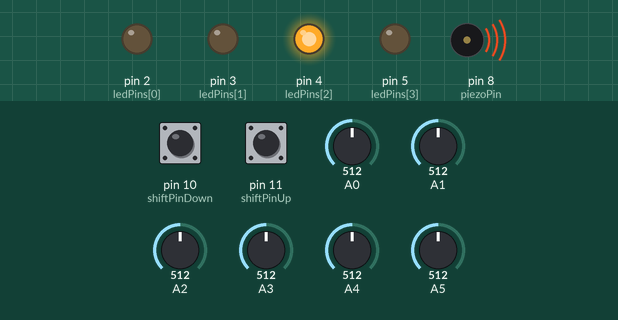
Bench run of a sketch on a simulated Arduino Uno, built with avr-gcc and run on an emulated ATmega328P. Shown: output pins drawn as LEDs (lit = HIGH), buzzer (waves = sounding). Dashed ring = blinking. Inputs (shaded band) come from the test bench; at power-on: A4 = 512, A0 = 512, pin 10 (shiftPinDown) LOW, pin 11 (shiftPinUp) LOW, A1 = 512, A2 = 512, A3 = 512, A5 = 512.

Above: at 1.3 s.
1.4 s: A4 set to 90
At 2.2 s:
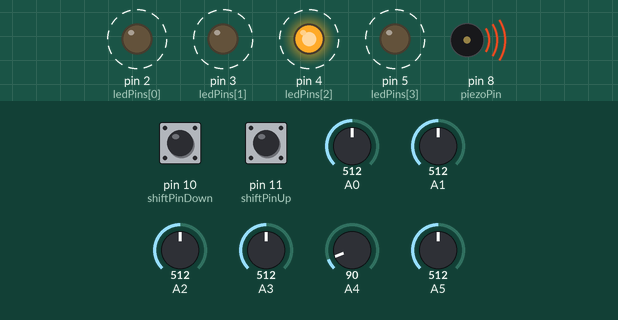
4.9 s: A0 set to 105
At 5.8 s:
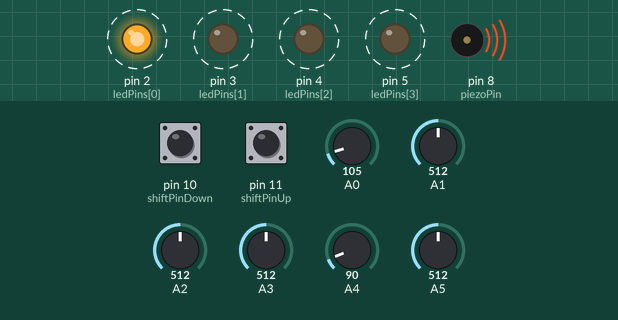
8.4 s: A0 set to 95
At 8.9 s:
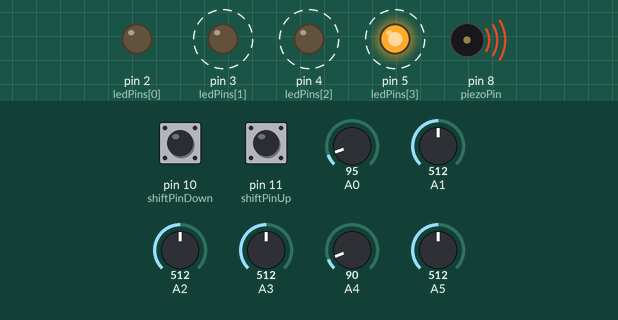
11.9 s: A0 set to 210
At 12.9 s:
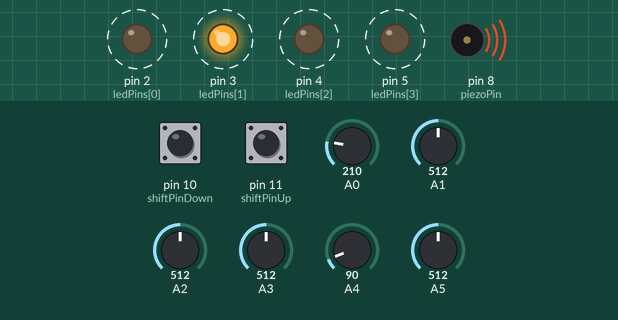
15.4 s: A0 set to 90
At 16.0 s:
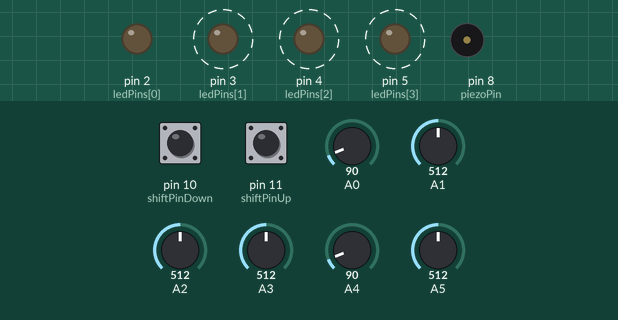
18.9 s: A4 set to 30
At 19.65 s:
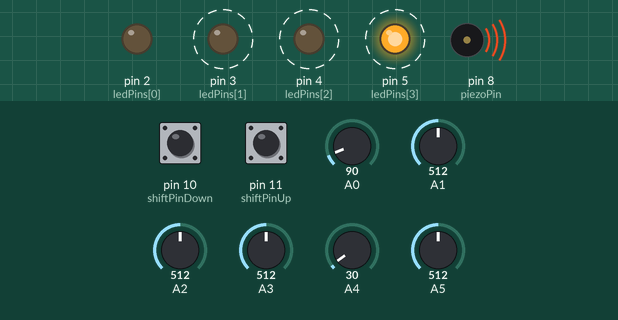
Timing chart, 0 to 23.4 s (numbered marks = the images above; inputs shaded):
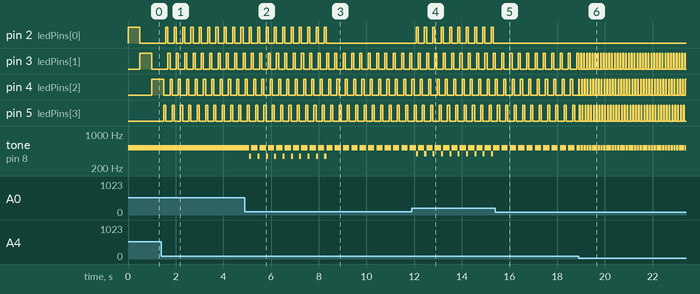

The sketch:

tone_sequence.ino
```cpp
// (licence header left out)
byte tonePots[] = {A0, A1, A2, A3};
const byte numPots = 4;
byte ledPins[] = {2, 3, 4, 5};
const byte numLeds = 4;
int piezoPin = 8;

int regStatus = 1;

int shiftPinUp = 11;
int shiftPinDown = 10;

// Chord


int bassreg[4][8] = {
  {131, 147, 165, 175, 196, 220, 247, 262}, // C
  {175, 196, 220, 233, 262, 294, 330, 349}, // F
  {196, 220, 233, 262, 294, 330, 370, 392}, // G
  {220, 247, 262, 294, 330, 349, 392, 440}  // Am
};

int medreg[4][8] = {
  {262, 294, 330, 349, 392, 440, 494, 523}, // C
  {349, 392, 440, 466, 523, 587, 659, 698}, // F
  {392, 440, 494, 523, 587, 659, 740, 784}, // G
  {440, 494, 523, 587, 659, 698, 784, 880}  // Am
};

int trebreg[4][8] = {
  {523, 587, 659, 698, 784, 880, 988, 1047}, // C
  {698, 784, 880, 932, 1047, 1175, 1319, 1397}, // F
  {784, 880, 988, 1047, 1175, 1319, 1480, 1568 }, // G
  {880, 988, 1047, 1175, 1319, 1397, 1568, 1760 }  // Am
};

// Set delay between notes (tempo)
int rest = 1000;

void setup() {

  pinMode(shiftPinUp, INPUT);
  pinMode(shiftPinDown, INPUT);

  for (int ledPin = 0; ledPin < numLeds; ledPin ++) {
    pinMode(ledPins[ledPin], OUTPUT);

  }
}


void loop() {
// Reads each input and dispatches to functions

  for (int thisPin = 0; thisPin < numPots; thisPin++) {
    int restValue = analogRead(A4);
    rest = map(restValue, 0, 1023, 0, 1000);
    int sensorValue = analogRead(thisPin);
    if (sensorValue >= 100) {
      digitalWrite(ledPins[thisPin], HIGH);
      int chordValue = analogRead(A5);
      int chord = map(chordValue, 0, 1023, 0, 3);

    int upshift = digitalRead(shiftPinUp);
    int downshift = digitalRead(shiftPinDown);;

    if (upshift == HIGH) {
      if (chord == 0) {
        playTone(sensorValue, rest, trebreg[0]);
      }
      else if (chord == 1) {
          playTone(sensorValue, rest, trebreg[1]);
      }
      else if (chord == 2) {
          playTone(sensorValue, rest, trebreg[2]);
      }
      else if (chord == 3) {
          playTone(sensorValue, rest, trebreg[3]);
      }
      delay(rest);
      digitalWrite(ledPins[thisPin], LOW);
    }

    else if (downshift == HIGH) {
            if (chord == 0) {
        playTone(sensorValue, rest, bassreg[0]);
      }
      else if (chord == 1) {
          playTone(sensorValue, rest, bassreg[1]);
      }
      else if (chord == 2) {
          playTone(sensorValue, rest, bassreg[2]);
      }
      else if (chord == 3) {
          playTone(sensorValue, rest, bassreg[3]);
      }
      delay(rest);
      digitalWrite(ledPins[thisPin], LOW);
    }

    else {

// Selects register based on A5 value
      if (chord == 0) {
        playTone(sensorValue, rest, medreg[0]);
      }
      else if (chord == 1) {
          playTone(sensorValue, rest, medreg[1]);
      }
      else if (chord == 2) {
          playTone(sensorValue, rest, medreg[2]);
      }
      else if (chord == 3) {
          playTone(sensorValue, rest, medreg[3]);
      }
      delay(rest);
      digitalWrite(ledPins[thisPin], LOW);
    }
    }
    else {
      delay(rest);
    }
    }
}


void playTone(int sensorValue, int rest, int chord[9]) {
// Play the relevant tone

  if (sensorValue >= 100 && sensorValue < 200) {
    tone(piezoPin, chord[0], rest);
  }

  else if (sensorValue >= 200 && sensorValue < 300) {
    tone(piezoPin, chord[1], rest);
  }

  else if (sensorValue >= 300 && sensorValue < 400) {
    tone(piezoPin, chord[2], rest);
  }

  else if (sensorValue >= 400 && sensorValue < 500) {
    tone(piezoPin, chord[3], rest);
  }

  else if (sensorValue >= 500 && sensorValue < 600) {
    tone(piezoPin, chord[4], rest);
  }

  else if (sensorValue >= 600 && sensorValue < 700) {
    tone(piezoPin, chord[5], rest);
  }

  else if (sensorValue >= 700 && sensorValue < 800) {
    tone(piezoPin, chord[6], rest);
  }

  else if (sensorValue >= 800) {
    tone(piezoPin, chord[7], rest);
  }

}
```

Measured:
- the behaviour switches between 100 and 99 on A0 (found by bisection; images 2 and 3)
- after the input at 1.4 s, pin 2 (ledPins[0]), pin 5 (ledPins[3]): alternates HIGH for 0.09 s and LOW for 0.26 s, starting after 0.19 s
- after the input at 4.9 s, tone on pin 8 (piezoPin): alternates 523 Hz for 0.26 s and 349 Hz for 0.09 s, starting after 0.19 s
- after the input at 8.4 s, pin 2 (ledPins[0]): stops changing and stays LOW
- after the input at 11.9 s, pin 2 (ledPins[0]): alternates HIGH for 0.09 s and LOW for 0.26 s, starting after 0.18 s
- after the input at 15.4 s, pin 2 (ledPins[0]): stops changing and stays LOW
- after the input at 18.9 s, pin 3 (ledPins[1]): alternates HIGH for 0.03 s and LOW for 0.09 s, starting after 0.09 s; pin 4 (ledPins[2]), pin 5 (ledPins[3]): alternates HIGH for 0.03 s and LOW for 0.09 s, starting at once; tone on pin 8 (piezoPin): alternates 523 Hz for 0.09 s and silent for 0.03 s, starting after 0.06 s
- by itself, pin 3 (ledPins[1]), pin 4 (ledPins[2]): alternates HIGH for 0.09 s and LOW for 0.26 s
